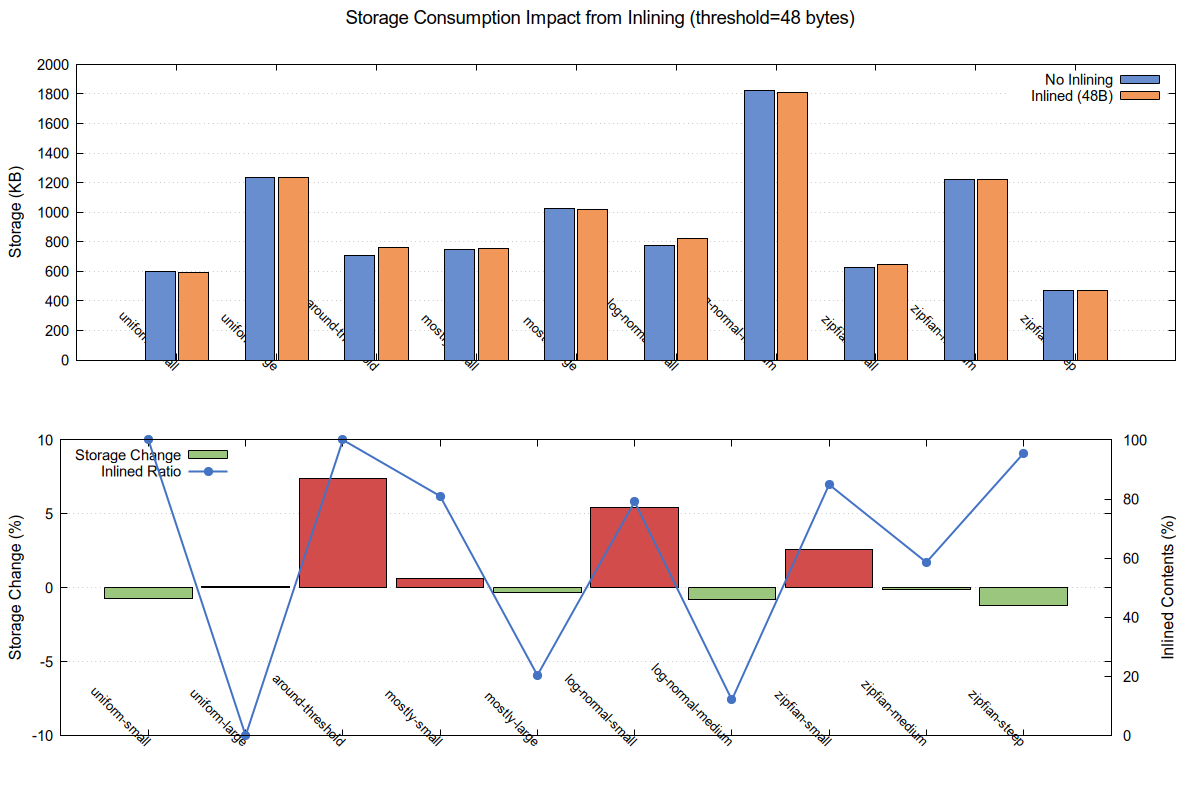

Generate this figure with gnuplot:
# Gnuplot script for storage impact from inlining
# Usage: gnuplot bench_inline_storage.gp

set terminal pngcairo size 1200,800 enhanced font 'Arial,11'
set output 'bench_inline_storage.png'

set multiplot layout 2,1 title "Storage Consumption Impact from Inlining (threshold=48 bytes)" font 'Arial,14'

# Top plot: Absolute storage comparison
set tmargin at screen 0.92
set bmargin at screen 0.55

set style data histogram
set style histogram clustered gap 1
set style fill solid 0.8 border -1
set boxwidth 0.9

set ylabel "Storage (KB)" font 'Arial,12'
set yrange [0:*]
set grid y
set key top right

set xtics rotate by -45 right font 'Arial,10'

plot 'bench_inline_storage.dat' using ($3/1024):xtic(2) title 'No Inlining' lc rgb '#4472C4', \
     '' using ($4/1024) title 'Inlined (48B)' lc rgb '#ED7D31'

# Bottom plot: Percentage change with color coding
set tmargin at screen 0.45
set bmargin at screen 0.08

set ylabel "Storage Change (%)" font 'Arial,12'
set yrange [-10:10]
set y2label "Inlined Contents (%)" font 'Arial,12'
set y2range [0:100]
set y2tics
set grid y

set style fill solid 0.7

set key top left

# Color positive (increase) red, negative (decrease) green
plot 'bench_inline_storage.dat' using 1:5:(($5<0)?0x70AD47:0xC00000):xtic(2) with boxes lc rgb variable title 'Storage Change', \
     '' using 1:6 with linespoints lc rgb '#4472C4' pt 7 ps 1.2 lw 2 axes x1y2 title 'Inlined Ratio'

unset multiplot
